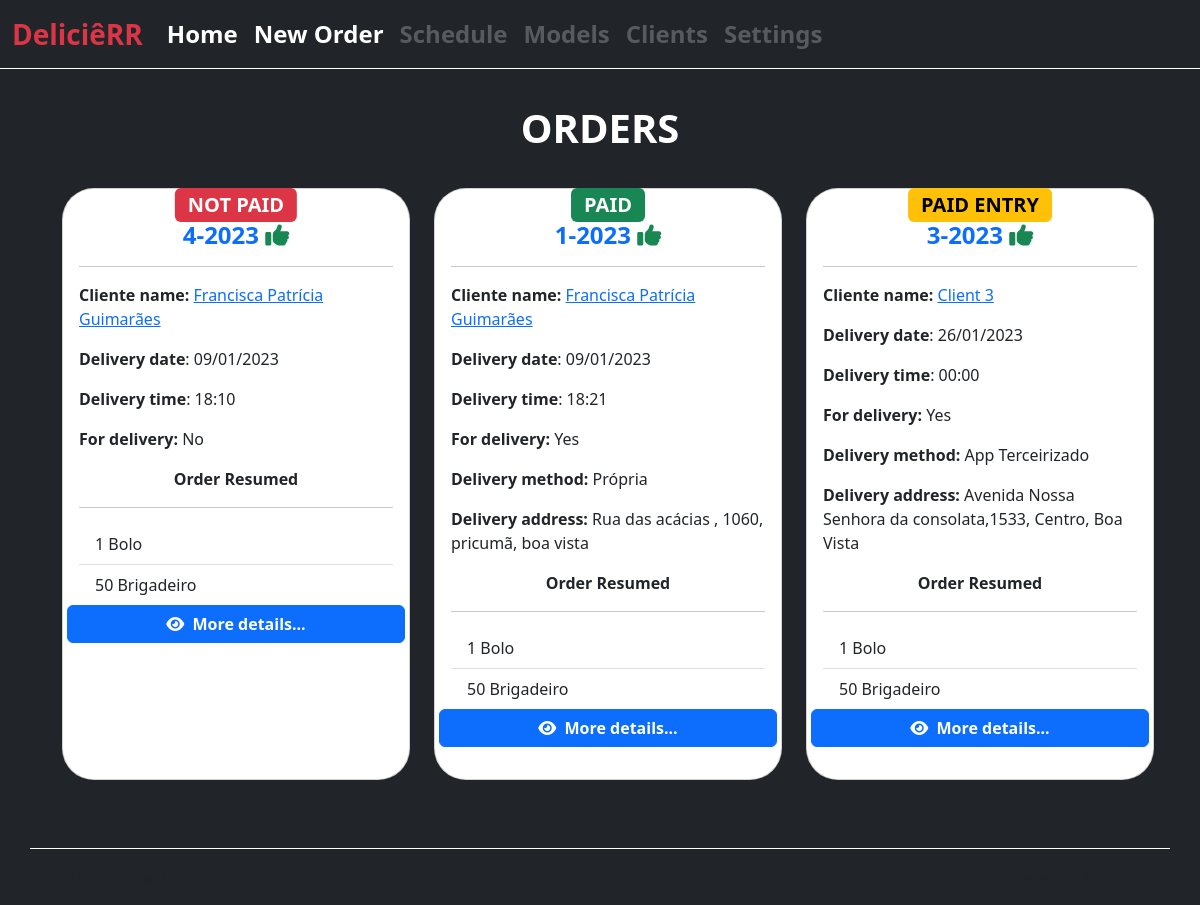
The app's page /, older data.
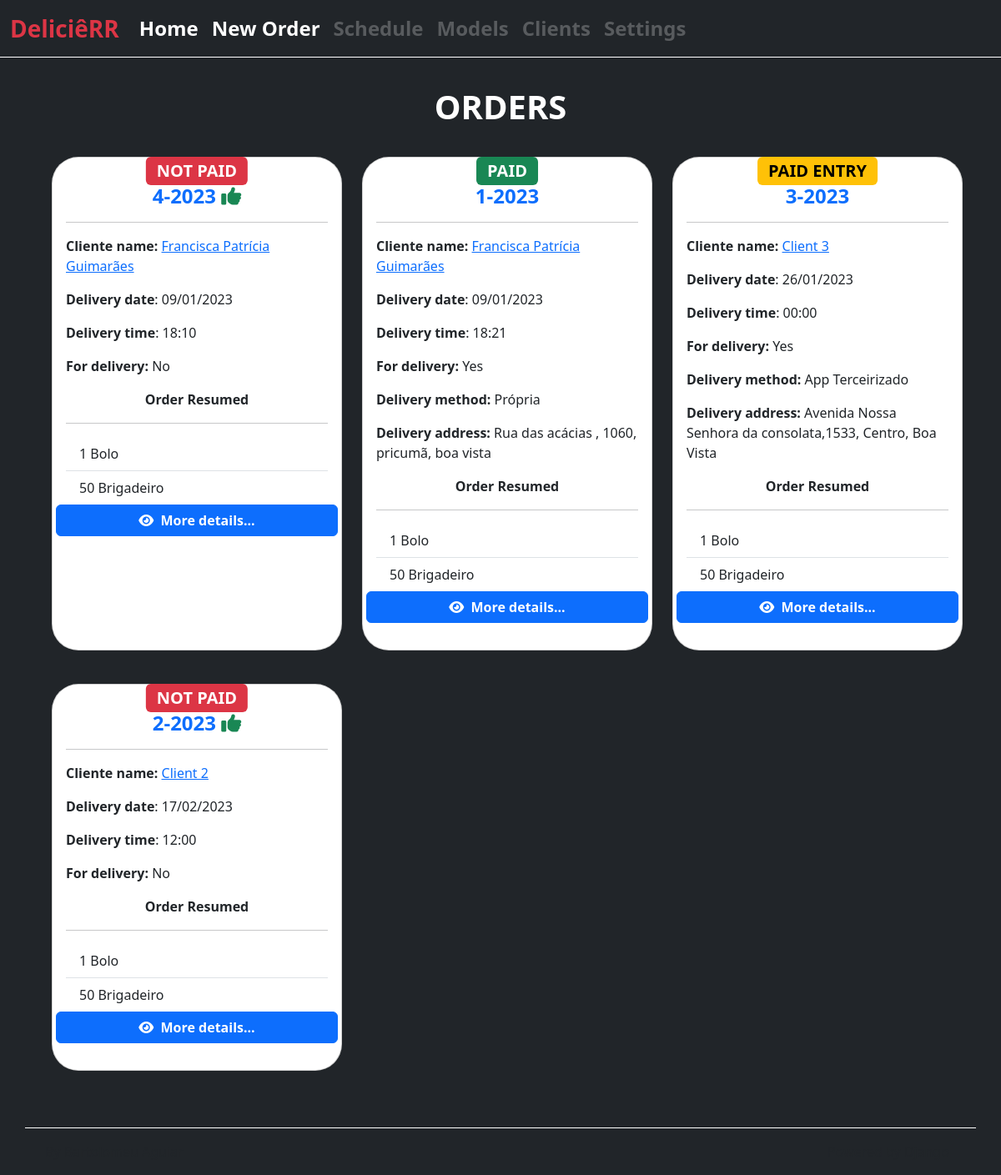
The same page, newer data.
### orders/models.py (models this page shows)
class Order (models.Model):
    created_at = models.DateTimeField(auto_now_add=True)
    updated_at = models.DateTimeField(auto_now=True)
    client = models.ForeignKey(Client, on_delete=models.CASCADE)
    total = models.FloatField(default=0.0)
    delivery_date = models.DateTimeField(
        'Delivery Date', auto_now=False, auto_now_add=False)
    for_delivery = models.BooleanField()
    delivery_method = models.CharField(
        choices=(
            ('P', 'Própria'),
            ('T', 'App Terceirizado')
        ),
        max_length=1,
        blank=True
    )
    delivery_address = models.CharField(blank=True, max_length=300)
    comments = models.TextField(max_length=500, blank=True)
    status_order = models.CharField(
        choices=(
            ('CR', 'CREATED'),
            ('CL', 'CANCELED'),
            ('CF', 'CONFIRMED'),
            ('FN', 'FINISHED'),
        ),
        max_length=2,
        default='CR',
    )
    payment_form = models.CharField(
        _("Payment Form"),
        max_length=2,
        blank=True,
        choices=(
            ('CS', _('CASH')),
            ('CC', _('CREDIT CARD')),
            ('DC', _('DEBIT CARD')),
            ('PX', _('PIX')),
        ),
        default='PX',
    )
    status_payment = models.CharField(
        choices=(
            ('NP', 'NOT PAID'),
            ('PG', 'PAID'),
            ('PE', 'PAID ENTRY'),
        ),
        max_length=2,
        blank=True,
        default='NP',
    )
    class Meta:
        verbose_name = 'Order'
        verbose_name_plural = 'Orders'
    def __str__(self):
        return str(f'{self.pk}-{self.delivery_date.year}')

### clients/models.py (models this page shows, shortened)
class Client(models.Model):
    name = models.CharField(_("Name"), max_length=300)
    celphone = models.CharField(
        _("Celphone"),
        max_length=15,
        blank=False,
        unique=True,
    )
    address = models.CharField(_("Address"), max_length=500, blank=True)
    birthday = models.DateField(
        _("Birthday"),
        auto_now=False,
        auto_now_add=False,
        blank=True,
        null=True,
    )
    class Meta:
        verbose_name = 'Client'
        verbose_name_plural = 'Clients'

### orders/views.py (the view)
# urls.py: path('', views.OrderListViewHome.as_view(),
class OrderListViewHome(OrderListViewBase):
    template_name = 'orders/pages/home.html'

### orders/views.py (called while the page is built)
    def get_queryset(self, *args, **kwargs):
        qs = super().get_queryset(*args, **kwargs)
        qs = qs.exclude(
            status_order='CL',
        )
        return qs

### orders/templates/orders/pages/home.html (shortened to what this page needs)
{% extends "global/base.html" %}
{% block title_section %}
    ORDERS
{% endblock title_section %}
{% block content %}
<div class="d-flex">
    <div id="order-list" class="container px-4 py-1">
        <div class="row row-cols-1 row-cols-md-2 row-cols-lg-3 row-cols-xl-3 align-items-stretch g-4 py-2">
            {% for order in orders %}
                {% include 'orders/partials/order.html' %}
            {% empty %}
                <div class="col-12 text-white">
                    <div class="row">
                        <h1>No Orders To Show</h1>
                    </div>
                </div>
            {% endfor %}
        </div>
    </div>
</div>
{% endblock content %}

### orders/templates/orders/partials/order.html (shortened to what this page needs)
<div class="col pb-3">
    <div class="card h-100 w-100  text-white bg-white rounded-5 m-2">
        <div class="card-body text-dark">
            <p class="position-relative">
                <span
                    {% if order.status_payment == 'PG' %}
                        class=" position-absolute top-50 start-50 badge translate-middle text-bg-success fs-5"
                    {% elif order.status_payment == 'NP'%}
                        class=" position-absolute top-50 start-50 badge translate-middle text-bg-danger fs-5"
                    {% else %}
                        class=" position-absolute top-50 start-50 badge translate-middle text-bg-warning fs-5"
                    {% endif %}
                >
                    {{ order.get_status_payment_display }}
                </span>
            </p>
            <h4 class="text-center card-title">
                <a href="#" class="text-decoration-none fw-semibold">
                    {{ order }}
                </a>
                {% if order.status_order == 'CF' %}
                    <i class="fa-solid fa-thumbs-up text-success"></i>
                {% endif %}
            </h4>
            <hr>
            <p class="card-text">
                <b>Cliente name: </b>
                    <a href="./client_detail.html" data-bs-toggle="tooltip"
                        data-bs-title="Click for client details">
                        {{ order.client.name }}
                    </a>
            </p>
            <p class="card-text">
                <b>Delivery date</b>: {{ order.delivery_date|date:"d/m/Y" }}
            </p>
            <p class="card-text">
                <b>Delivery time</b>: {{ order.delivery_date|date:"H:i" }}
            </p>
            <p class="card-text">
                <b>For delivery:</b>
                {% if order.for_delivery %}
                    Yes
                {% else %}
                    No
                {% endif %}
            </p>
                {% if order.for_delivery %}
                    <p class="card-text">
                        <b>Delivery method:</b> {{order.get_delivery_method_display}}
                    </p>
                    <p class="card-text">
                        <b>Delivery address:</b> {{order.delivery_address}}
                    </p>
                {% endif %}
            <p class="card-text text-center"><b>Order Resumed</b></p>
            <hr>
            <ul class="list-group list-group-flush">
                <li class="list-group-item">1 Bolo</li>
                <li class="list-group-item">50 Brigadeiro</li>
            </ul>
            <div class="row">
                <a href="{% url 'orders:show_order' order.id %}"
                class="btn btn-primary btn-block fw-bold">
                    <i class="fa-solid fa-eye me-1"></i>
                    More details...
                </a>
            </div>
        </div>
    </div>
</div>

Row changes from the older to the newer data that the page shows:
changed Order "PAID": status_order "CF" → "CR" (drawn)
changed Order "PAID ENTRY": status_order "CF" → "CR" (drawn)
now on this page (row edited): Order: status_payment "NOT PAID", id+delivery_date "2-2023", status_order "CF" (drawn), client.name "Client 2", delivery_date "17/02/2023", delivery_date "12:00", for_delivery "No"
